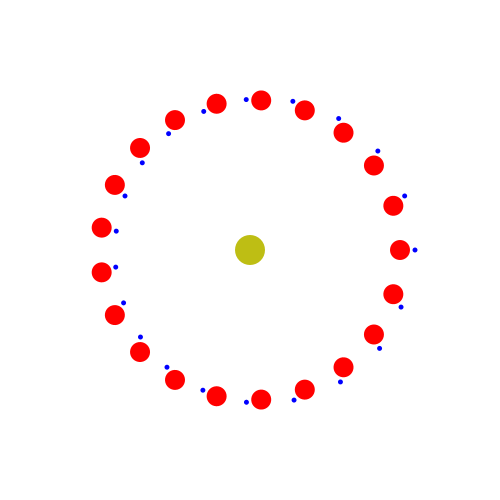
Frame 1 (no input)
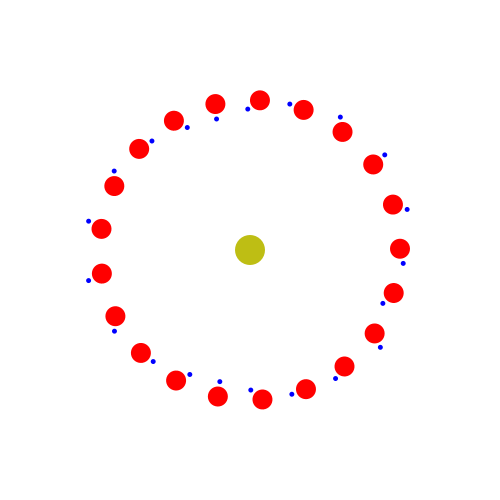
Frame 60 (the mouse pressed at the canvas centre just before this capture)
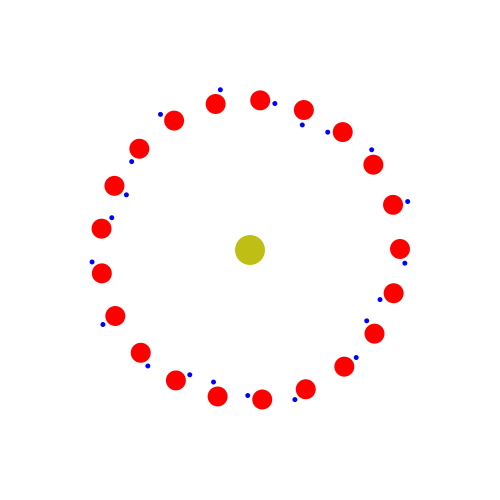
Frame 120 (the mouse held since frame 60 and released just before this capture)

The Processing sketch that drew these frames (run headless with seeded random() and noise(); from frame 60 on, the mouse is pressed at the canvas centre):

// Processing sketch: processing_78381
// ── processing_78381.pde

float theta = 0;
float x = 21;

void setup() {
  size(500, 500);

}

void draw() {
  background(255);
  
  translate(width/2, height/2);
  rotate(theta);
  noStroke();
  fill(190, 190, 20);
  ellipse(0, 0, 30, 30);

  for (int i = 0; i < x; i++) {
    pushMatrix();
    
    fill(255,0,0);
    rotate(i*TWO_PI/x);
    translate(150, 0); 
    ellipse(0, 0, 20, 20);
    
    randomSeed(2); //Make sure random generates same results each time loop is run
    fill(0,0,255);
    rotate(theta*random(1,i)+random(i));
    translate(15,0);
    ellipse(0,0,5,5);
    
    popMatrix(); // Origin back at (width/2,height/2)
  }

  theta += 0.01;
}
